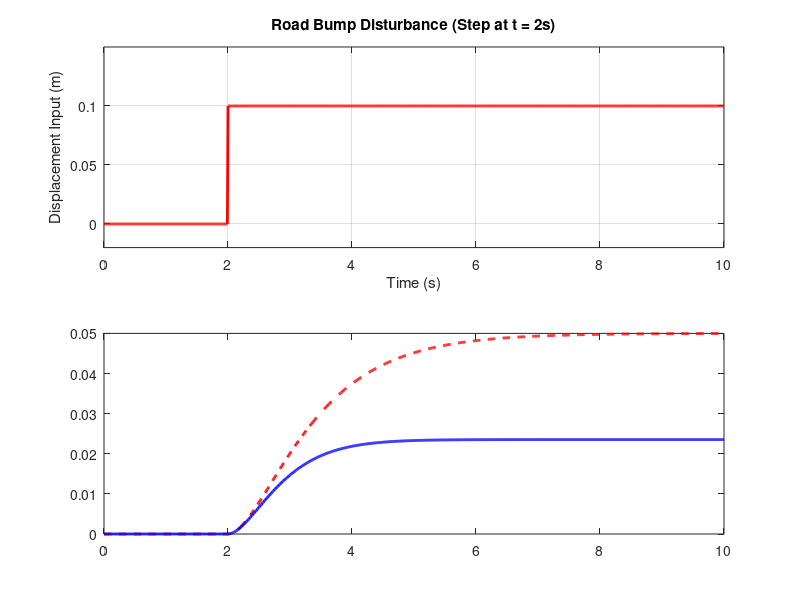

This figure's MATLAB source: (Note: this script raises an error after producing the figure.)
% Road Bump Simulation - Active Suspension Control
% Disturbance: Step bump at t=2s
% Disturbance-to-output TF: Y/D = G / (1 + C*G)

%% --- Define system (same as System_Analysis + PD_Controller_Design) ---
s  = tf('s');
G  = 1 / (s^2 + 3*s + 2);   % Plant

Kp = 2.25;
Kd = 1;
C  = Kp + Kd*s;              % PD Controller

%% --- Time vector and disturbance signal ---
t      = 0:0.01:10;
u_dist = zeros(size(t));
u_dist(t >= 2) = 0.1;        % 0.1m (10 cm) road bump at t = 2s

%% --- Transfer functions ---
% Closed-loop reference tracking: R -> Y
sys_cl = feedback(C*G, 1);

% Disturbance to output (bump enters at plant input): D -> Y
sys_dist = G / (1 + C*G);

% Uncontrolled response to same disturbance (open loop, no controller)
sys_open = G;

%% --- Simulate responses ---
y_controlled   = lsim(sys_dist, u_dist, t);
y_uncontrolled = lsim(sys_open, u_dist, t);

%% --- Plots ---
figure(3);
clf;

% Plot 1: Road bump input
subplot(2,1,1);
plot(t, u_dist, 'r-', 'LineWidth', 2);
title('Road Bump Disturbance (Step at t = 2s)');
ylabel('Displacement Input (m)');
xlabel('Time (s)');
ylim([-0.02 0.15]);
grid on;

% Plot 2: Body displacement response - controlled vs uncontrolled
subplot(2,1,2);
plot(t, y_uncontrolled, 'r--', 'LineWidth', 2); hold on;
plot(t, y_controlled,   'b',   'LineWidth', 2);
yline( 0.005, 'k--', 'LineWidth', 1);   % +5% settling band
yline(-0.005, 'k--', 'LineWidth', 1);   % -5% settling band
title('Body Displacement under Road Bump');
ylabel('Displacement (m)');
xlabel('Time (s)');
legend('Uncontrolled', 'PD Controlled', '±5mm band', 'Location', 'best');
grid on;

%% --- Performance metrics ---
fprintf('\n--- Road Bump Disturbance Rejection ---\n');

% Uncontrolled
[peak_u, idx_u] = max(abs(y_uncontrolled));
fprintf('Uncontrolled  | Peak displacement: %.4f m | at t = %.2f s\n', peak_u, t(idx_u));

% Controlled
[peak_c, idx_c] = max(abs(y_controlled));
fprintf('PD Controlled | Peak displacement: %.4f m | at t = %.2f s\n', peak_c, t(idx_c));

% Improvement
improvement = (1 - peak_c/peak_u) * 100;
fprintf('Improvement   | %.1f%% reduction in peak displacement\n', improvement);

% Settling time of controlled (within 5mm of 0 after bump)
post_bump = t >= 2;
y_post    = y_controlled(post_bump);
t_post    = t(post_bump);
settled_idx = find(abs(y_post) > 0.005, 1, 'last');
if ~isempty(settled_idx)
    fprintf('Settling Time | %.2f s after bump\n', t_post(settled_idx) - 2);
else
    fprintf('Settling Time | System settled immediately\n');
end
